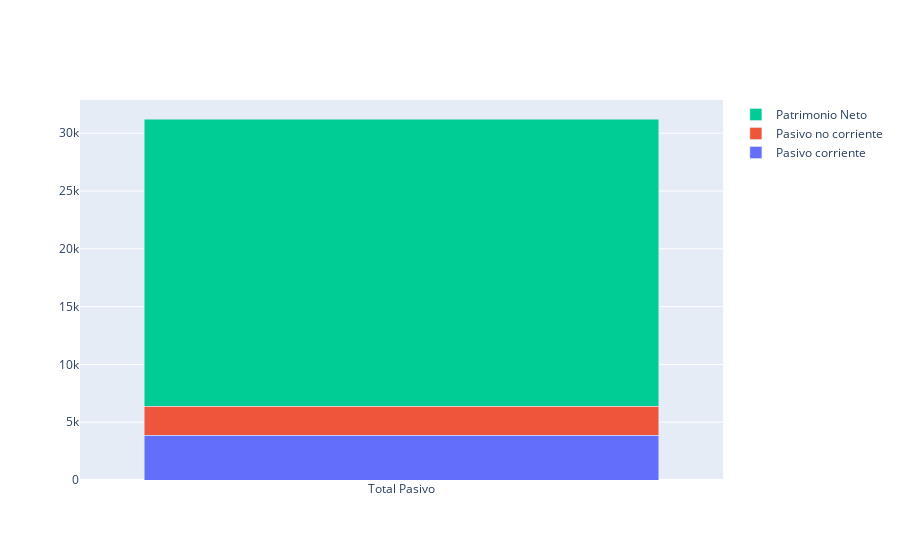

The notebook cell saved with this chart:
### Code cell
x = ['Total Pasivo']
 
plot2 = px.Figure(data=[go.Bar(
    name = 'Pasivo corriente',
    x = x,
    y = nuestra_empresa_bal['Pasivo líquido mil EUR']
   ),
    go.Bar(
    name = 'Pasivo no corriente',
    x = x,
    y = nuestra_empresa_bal['Pasivo fijo mil EUR']
   ),
    
    go.Bar(
    name = 'Patrimonio Neto',
    x = x,
    y = nuestra_empresa_bal['Fondos propios mil EUR']
   )
    
])
 
plot2.update_layout(barmode='stack')
                  
plot2.show()

### Figure 1 — Plotly figure (JSON) as saved in the notebook; plotly's stock layout.template omitted (floating-point values rounded to 4 significant figures)
{"data": [{"name": "Pasivo corriente", "type": "bar", "x": ["Total Pasivo"], "y": [3892.0, 2853.0]}, {"name": "Pasivo no corriente", "type": "bar", "x": ["Total Pasivo"], "y": [2505.0, 6227.0]}, {"name": "Patrimonio Neto", "type": "bar", "x": ["Total Pasivo"], "y": [24830.0, 22250.0]}], "layout": {"barmode": "stack"}}
